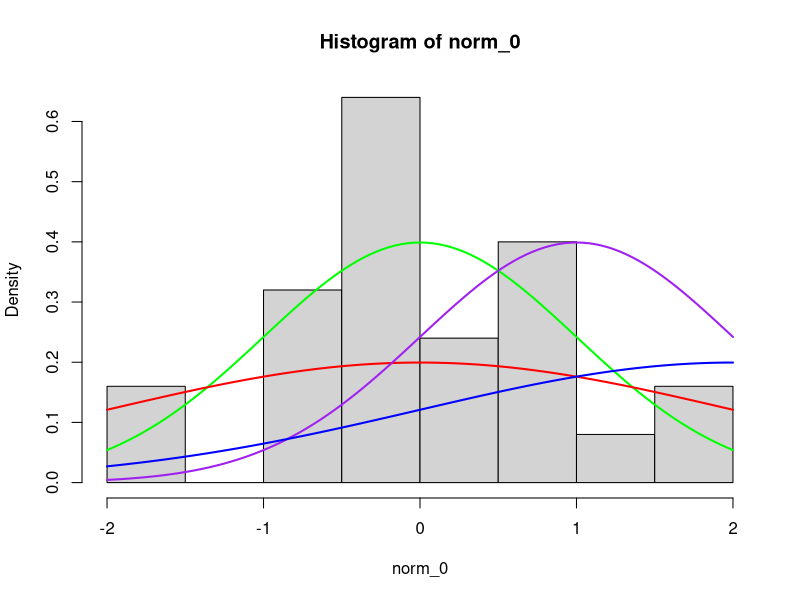
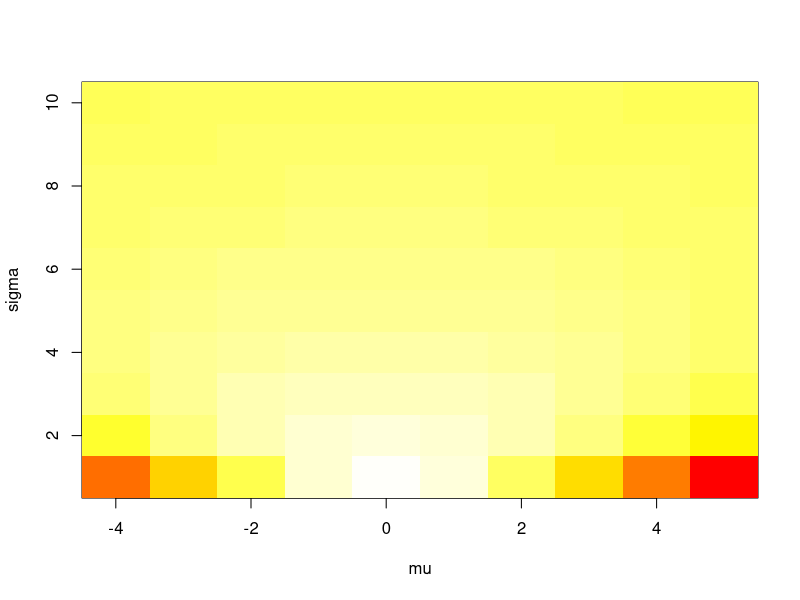
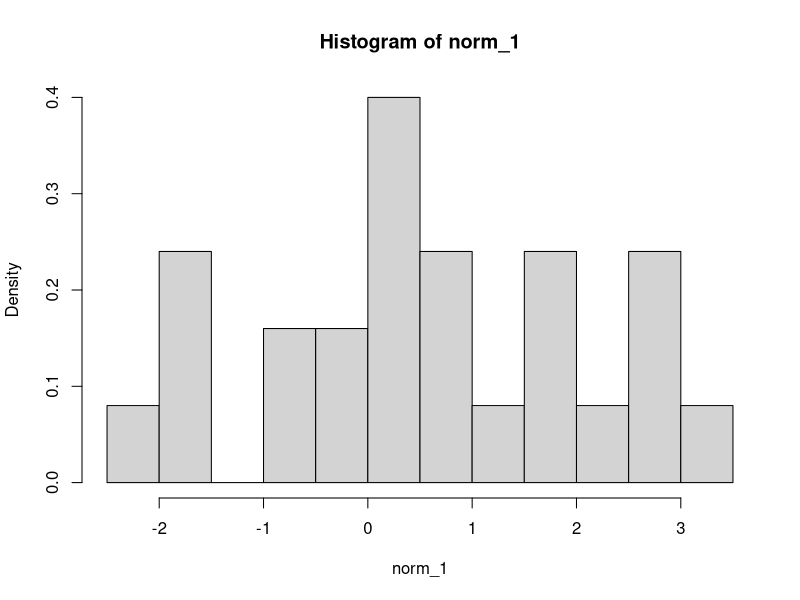
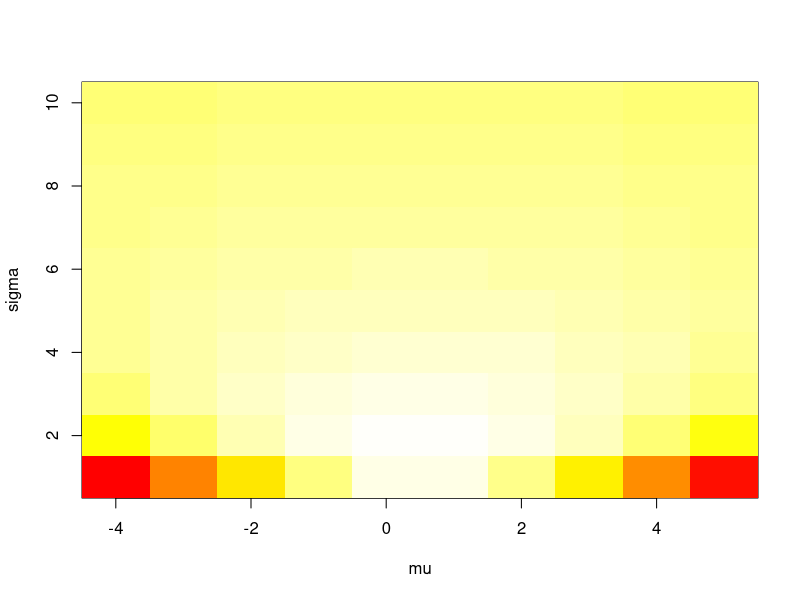
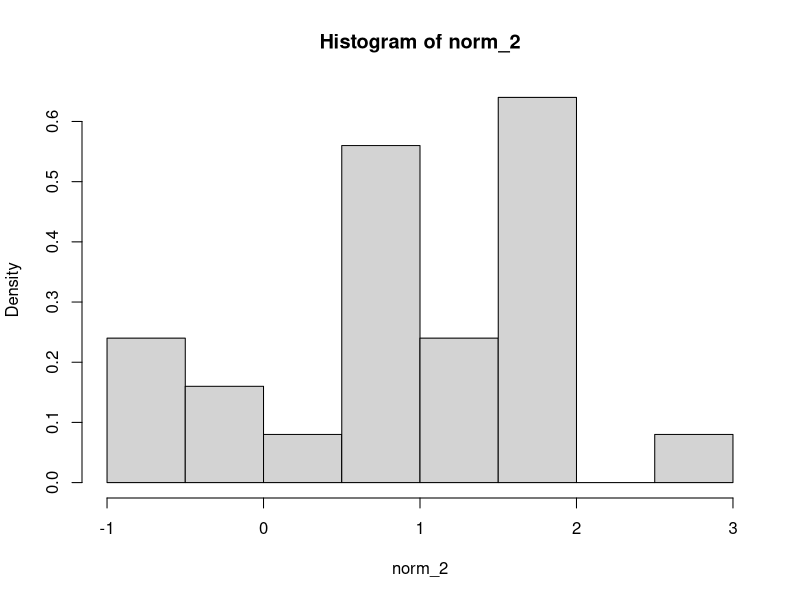
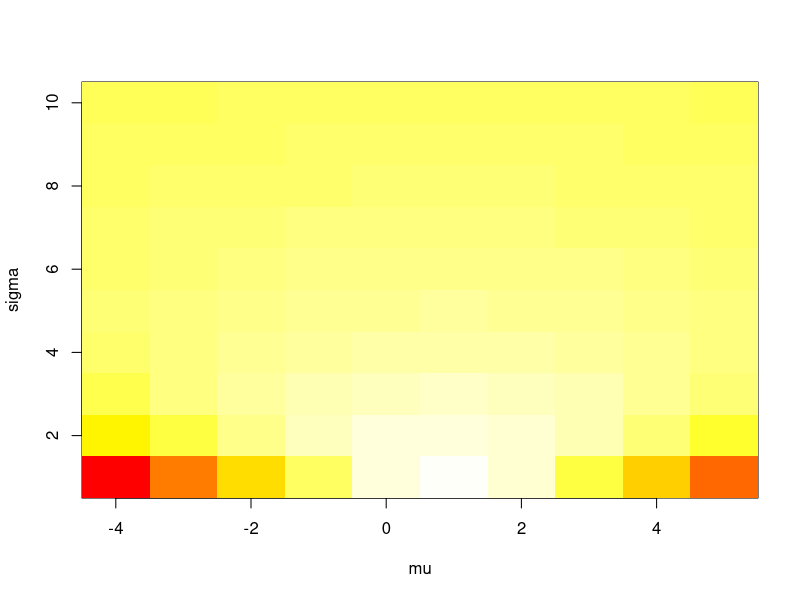
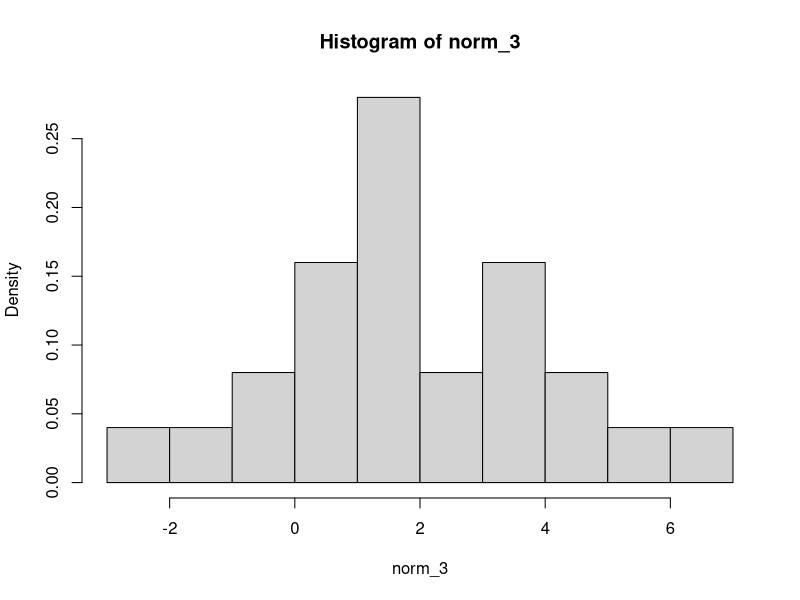
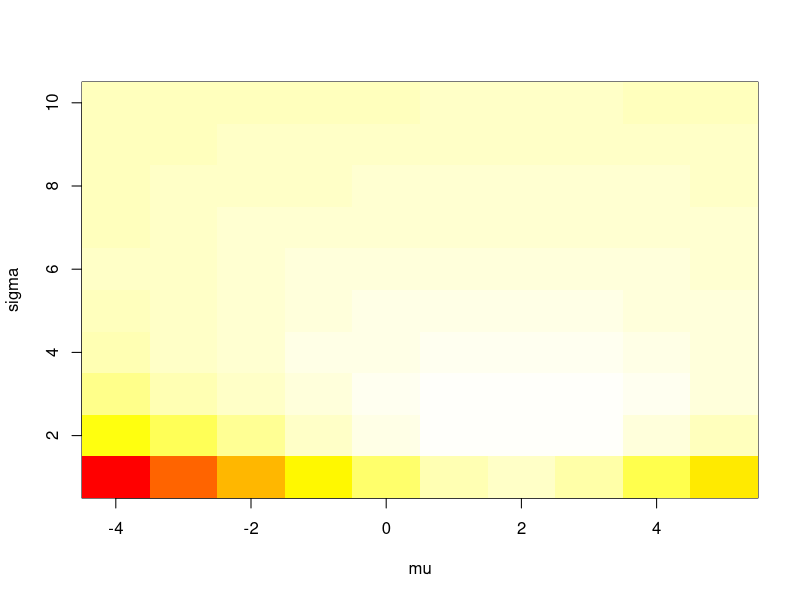

These charts were generated, in order, by the following R code:
## ---- chunk 1
knitr::opts_chunk$set(comment = NA)
## ---- chunk 2
norm_0 = rnorm(25, 0, 1)

hist(norm_0, breaks = 10, prob = TRUE)

curve(dnorm(x, 0, 1), add=TRUE, col="green", lwd=2)
curve(dnorm(x, 0, 2), add=TRUE, col="red", lwd=2)
curve(dnorm(x, 1, 1), add=TRUE, col="purple", lwd=2)
curve(dnorm(x, 2, 2), add=TRUE, col="blue", lwd=2)
## ---- chunk 3
log_vraisemblance_norm <- function (mu, sigma, x) {
  n = length(x)
  somme = 0
  for (i in 1:n) {
    somme = somme + (x[i] - mu) ^ 2
  }
  return ((-n) * log(sigma) - (n/2) * log(2 * pi) - somme / (2 * (sigma ^ 2)))
}
## ---- chunk 4
mu = seq(from = -4, to = 5, by = 1)
sigma = seq(from = 1, to = 10, by = 1)
lvn0 = matrix(data = 1, nrow = 10, ncol = 10)
for (i in 1:10) {
  for (j in 1:10) {
    lvn0[i, j] = log_vraisemblance_norm(mu[i], sigma[j], norm_0)
  }
}
## ---- chunk 5
image(x = mu, y = sigma, z = lvn0, col = heat.colors(100))
## ---- chunk 6
norm_1 = rnorm(25, 0, 2)

hist(norm_1, breaks = 10, prob = TRUE)
## ---- chunk 7
lvn1 = matrix(data = 1, nrow = 10, ncol = 10)
for (i in 1:10) {
  for (j in 1:10) {
    lvn1[i, j] = log_vraisemblance_norm(mu[i], sigma[j], norm_1)
  }
}
## ---- chunk 8
image(x = mu, y = sigma, z = lvn1, col = heat.colors(100))
## ---- chunk 9
norm_2 = rnorm(25, 1, 1)

hist(norm_2, breaks = 10, prob = TRUE)
## ---- chunk 10
lvn2 = matrix(data = 1, nrow = 10, ncol = 10)
for (i in 1:10) {
  for (j in 1:10) {
    lvn2[i, j] = log_vraisemblance_norm(mu[i], sigma[j], norm_2)
  }
}
## ---- chunk 11
image(x = mu, y = sigma, z = lvn2, col = heat.colors(100))
## ---- chunk 12
norm_3 = rnorm(25, 2, 2)

hist(norm_3, breaks = 10, prob = TRUE)
## ---- chunk 13
lvn3 = matrix(data = 1, nrow = 10, ncol = 10)
for (i in 1:10) {
  for (j in 1:10) {
    lvn3[i, j] = log_vraisemblance_norm(mu[i], sigma[j], norm_3)
  }
}
## ---- chunk 14
image(x = mu, y = sigma, z = lvn3, col = heat.colors(100))
## ---- chunk 15
norm_0_10 = rnorm(10, 0, 1)
norm_0_25 = rnorm(25, 0, 1)
norm_0_50 = rnorm(50, 0, 1)
norm_0_100 = rnorm(100, 0, 1)

lvn0_10 = matrix(data = 1, nrow = 10, ncol = 10)
lvn0_25 = matrix(data = 1, nrow = 10, ncol = 10)
lvn0_50 = matrix(data = 1, nrow = 10, ncol = 10)
lvn0_100 = matrix(data = 1, nrow = 10, ncol = 10)

for (i in 1:10) {
  for (j in 1:10) {
    lvn0_10[i, j] = log_vraisemblance_norm(mu[i], sigma[j], norm_0_10)
  }
}
for (i in 1:10) {
  for (j in 1:10) {
    lvn0_25[i, j] = log_vraisemblance_norm(mu[i], sigma[j], norm_0_25)
  }
}
for (i in 1:10) {
  for (j in 1:10) {
    lvn0_50[i, j] = log_vraisemblance_norm(mu[i], sigma[j], norm_0_50)
  }
}
for (i in 1:10) {
  for (j in 1:10) {
    lvn0_100[i, j] = log_vraisemblance_norm(mu[i], sigma[j], norm_0_100)
  }
}
## ---- chunk 16
par(mfrow = c(2, 2))

image(x = mu, y = sigma, z = lvn0_10, col = heat.colors(100), main = "N = 10")
image(x = mu, y = sigma, z = lvn0_25, col = heat.colors(100), main = "N = 25")
image(x = mu, y = sigma, z = lvn0_50, col = heat.colors(100), main = "N = 50")
image(x = mu, y = sigma, z = lvn0_100, col = heat.colors(100), main = "N = 100")
## ---- chunk 17
norm_1_10 = rnorm(10, 0, 2)
norm_1_25 = rnorm(25, 0, 2)
norm_1_50 = rnorm(50, 0, 2)
norm_1_100 = rnorm(100, 0, 2)

lvn1_10 = matrix(data = 1, nrow = 10, ncol = 10)
lvn1_25 = matrix(data = 1, nrow = 10, ncol = 10)
lvn1_50 = matrix(data = 1, nrow = 10, ncol = 10)
lvn1_100 = matrix(data = 1, nrow = 10, ncol = 10)

for (i in 1:10) {
  for (j in 1:10) {
    lvn1_10[i, j] = log_vraisemblance_norm(mu[i], sigma[j], norm_1_10)
  }
}
for (i in 1:10) {
  for (j in 1:10) {
    lvn1_25[i, j] = log_vraisemblance_norm(mu[i], sigma[j], norm_1_25)
  }
}
for (i in 1:10) {
  for (j in 1:10) {
    lvn1_50[i, j] = log_vraisemblance_norm(mu[i], sigma[j], norm_1_50)
  }
}
for (i in 1:10) {
  for (j in 1:10) {
    lvn1_100[i, j] = log_vraisemblance_norm(mu[i], sigma[j], norm_1_100)
  }
}
## ---- chunk 18
par(mfrow = c(2, 2))

image(x = mu, y = sigma, z = lvn1_10, col = heat.colors(100), main = "N = 10")
image(x = mu, y = sigma, z = lvn1_25, col = heat.colors(100), main = "N = 25")
image(x = mu, y = sigma, z = lvn1_50, col = heat.colors(100), main = "N = 50")
image(x = mu, y = sigma, z = lvn1_100, col = heat.colors(100), main = "N = 100")
## ---- chunk 19
norm_2_10 = rnorm(10, 1, 1)
norm_2_25 = rnorm(25, 1, 1)
norm_2_50 = rnorm(50, 1, 1)
norm_2_100 = rnorm(100, 1, 1)

lvn2_10 = matrix(data = 1, nrow = 10, ncol = 10)
lvn2_25 = matrix(data = 1, nrow = 10, ncol = 10)
lvn2_50 = matrix(data = 1, nrow = 10, ncol = 10)
lvn2_100 = matrix(data = 1, nrow = 10, ncol = 10)

for (i in 1:10) {
  for (j in 1:10) {
    lvn2_10[i, j] = log_vraisemblance_norm(mu[i], sigma[j], norm_2_10)
  }
}
for (i in 1:10) {
  for (j in 1:10) {
    lvn2_25[i, j] = log_vraisemblance_norm(mu[i], sigma[j], norm_2_25)
  }
}
for (i in 1:10) {
  for (j in 1:10) {
    lvn2_50[i, j] = log_vraisemblance_norm(mu[i], sigma[j], norm_2_50)
  }
}
for (i in 1:10) {
  for (j in 1:10) {
    lvn2_100[i, j] = log_vraisemblance_norm(mu[i], sigma[j], norm_2_100)
  }
}
## ---- chunk 20
par(mfrow = c(2, 2))

image(x = mu, y = sigma, z = lvn2_10, col = heat.colors(100), main = "N = 10")
image(x = mu, y = sigma, z = lvn2_25, col = heat.colors(100), main = "N = 25")
image(x = mu, y = sigma, z = lvn2_50, col = heat.colors(100), main = "N = 50")
image(x = mu, y = sigma, z = lvn2_100, col = heat.colors(100), main = "N = 100")
## ---- chunk 21
norm_3_10 = rnorm(10, 2, 2)
norm_3_25 = rnorm(25, 2, 2)
norm_3_50 = rnorm(50, 2, 2)
norm_3_100 = rnorm(100, 2, 2)

lvn3_10 = matrix(data = 1, nrow = 10, ncol = 10)
lvn3_25 = matrix(data = 1, nrow = 10, ncol = 10)
lvn3_50 = matrix(data = 1, nrow = 10, ncol = 10)
lvn3_100 = matrix(data = 1, nrow = 10, ncol = 10)

for (i in 1:10) {
  for (j in 1:10) {
    lvn3_10[i, j] = log_vraisemblance_norm(mu[i], sigma[j], norm_3_10)
  }
}
for (i in 1:10) {
  for (j in 1:10) {
    lvn3_25[i, j] = log_vraisemblance_norm(mu[i], sigma[j], norm_3_25)
  }
}
for (i in 1:10) {
  for (j in 1:10) {
    lvn3_50[i, j] = log_vraisemblance_norm(mu[i], sigma[j], norm_3_50)
  }
}
for (i in 1:10) {
  for (j in 1:10) {
    lvn3_100[i, j] = log_vraisemblance_norm(mu[i], sigma[j], norm_3_100)
  }
}
## ---- chunk 22
par(mfrow = c(2, 2))

image(x = mu, y = sigma, z = lvn3_10, col = heat.colors(100), main = "N = 10")
image(x = mu, y = sigma, z = lvn3_25, col = heat.colors(100), main = "N = 25")
image(x = mu, y = sigma, z = lvn3_50, col = heat.colors(100), main = "N = 50")
image(x = mu, y = sigma, z = lvn3_100, col = heat.colors(100), main = "N = 100")
## ---- chunk 23
optim(par = c(10, 10), fn = function (theta) 
  {log_vraisemblance_norm(theta[1], theta[2], norm_0)},
  method = "L-BFGS-B", lower = c(-Inf, 0.1), control = list(fnscale = -1))$par
## ---- chunk 24
n = length(norm_0)
somme_x = 0
somme_x_u = 0
for (i in 1:n) {
  somme_x = somme_x + norm_0[i]
}
e_mu = somme_x / n
for (i in 1:n) {
  somme_x_u = somme_x_u + (norm_0[i] - e_mu) ^ 2
}
e_sigma = sqrt(somme_x_u / n)
## ---- chunk 25
emvn_0_10 = optim(par = c(10, 10), fn = function (theta) 
  {log_vraisemblance_norm(theta[1], theta[2], norm_0_10)}, 
  method = "L-BFGS-B", lower = c(-Inf, 0.1), control = list(fnscale = -1))$par

emvn_0_25 = optim(par = c(10, 10), fn = function (theta)
  {log_vraisemblance_norm(theta[1], theta[2], norm_0_25)}, 
  method = "L-BFGS-B", lower = c(-Inf, 0.1), control = list(fnscale = -1))$par

emvn_0_50 = optim(par = c(10, 10), fn = function (theta) 
  {log_vraisemblance_norm(theta[1], theta[2], norm_0_50)},
  method = "L-BFGS-B", lower = c(-Inf, 0.1), control = list(fnscale = -1))$par

emvn_0_100 = optim(par = c(10, 10), fn = function (theta) 
  {log_vraisemblance_norm(theta[1], theta[2], norm_0_100)}, 
  method = "L-BFGS-B", lower = c(-Inf, 0.1), control = list(fnscale = -1))$par
## ---- chunk 26
hist(c(emvn_0_10[1], emvn_0_25[1], emvn_0_50[1], emvn_0_100[1]), prob = FALSE, breaks = 4, 
     xlab = "Valeurs de mu", main = "Histogramme de l'estimateur (mu)")
## ---- chunk 27
hist(c(emvn_0_10[2], emvn_0_25[2], emvn_0_50[2], emvn_0_100[2]), prob = FALSE, breaks = 4, 
     xlab = "Valeurs de sigma", main = "Histogramme de l'estimateur (sigma)")
## ---- chunk 28
emvn_1_10 = optim(par = c(10, 10), fn = function (theta) 
  {log_vraisemblance_norm(theta[1], theta[2], norm_1_10)}, 
  method = "L-BFGS-B", lower = c(-Inf, 0.1), control = list(fnscale = -1))$par

emvn_1_25 = optim(par = c(10, 10), fn = function (theta) 
  {log_vraisemblance_norm(theta[1], theta[2], norm_1_25)}, 
  method = "L-BFGS-B", lower = c(-Inf, 0.1), control = list(fnscale = -1))$par

emvn_1_50 = optim(par = c(10, 10), fn = function (theta) 
  {log_vraisemblance_norm(theta[1], theta[2], norm_1_50)}, 
  method = "L-BFGS-B", lower = c(-Inf, 0.1), control = list(fnscale = -1))$par

emvn_1_100 = optim(par = c(10, 10), fn = function (theta) 
  {log_vraisemblance_norm(theta[1], theta[2], norm_1_100)},
  method = "L-BFGS-B", lower = c(-Inf, 0.1), control = list(fnscale = -1))$par
## ---- chunk 29
hist(c(emvn_1_10[1], emvn_1_25[1], emvn_1_50[1], emvn_1_100[1]), prob = FALSE, breaks = 4, 
     xlab = "Valeurs de mu", main = "Histogramme de l'estimateur (mu)")
## ---- chunk 30
hist(c(emvn_1_10[2], emvn_1_25[2], emvn_1_50[2], emvn_1_100[2]), prob = FALSE, breaks = 4,
     xlab = "Valeurs de sigma", main = "Histogramme de l'estimateur (sigma)")
## ---- chunk 31
emvn_2_10 = optim(par = c(10, 10), fn = function (theta) 
  {log_vraisemblance_norm(theta[1], theta[2], norm_2_10)}, 
  method = "L-BFGS-B", lower = c(-Inf, 0.1), control = list(fnscale = -1))$par

emvn_2_25 = optim(par = c(10, 10), fn = function (theta) 
  {log_vraisemblance_norm(theta[1], theta[2], norm_2_25)}, 
  method = "L-BFGS-B", lower = c(-Inf, 0.1), control = list(fnscale = -1))$par

emvn_2_50 = optim(par = c(10, 10), fn = function (theta) 
  {log_vraisemblance_norm(theta[1], theta[2], norm_2_50)},
  method = "L-BFGS-B", lower = c(-Inf, 0.1), control = list(fnscale = -1))$par

emvn_2_100 = optim(par = c(10, 10), fn = function (theta) 
  {log_vraisemblance_norm(theta[1], theta[2], norm_2_100)},
  method = "L-BFGS-B", lower = c(-Inf, 0.1), control = list(fnscale = -1))$par
## ---- chunk 32
hist(c(emvn_2_10[1], emvn_2_25[1], emvn_2_50[1], emvn_2_100[1]), prob = FALSE, breaks = 4,
     xlab = "Valeurs de mu", main = "Histogramme de l'estimateur (mu)")
## ---- chunk 33
hist(c(emvn_2_10[2], emvn_2_25[2], emvn_2_50[2], emvn_2_100[2]), prob = FALSE, breaks = 4, 
     xlab = "Valeurs de sigma", main = "Histogramme de l'estimateur (sigma)")
## ---- chunk 34
emvn_3_10 = optim(par = c(10, 10), fn = function (theta) 
  {log_vraisemblance_norm(theta[1], theta[2], norm_3_10)},
  method = "L-BFGS-B", lower = c(-Inf, 0.1), control = list(fnscale = -1))$par

emvn_3_25 = optim(par = c(10, 10), fn = function (theta) 
  {log_vraisemblance_norm(theta[1], theta[2], norm_3_25)}, 
  method = "L-BFGS-B", lower = c(-Inf, 0.1), control = list(fnscale = -1))$par

emvn_3_50 = optim(par = c(10, 10), fn = function (theta) 
  {log_vraisemblance_norm(theta[1], theta[2], norm_3_50)}, 
  method = "L-BFGS-B", lower = c(-Inf, 0.1), control = list(fnscale = -1))$par

emvn_3_100 = optim(par = c(10, 10), fn = function (theta) 
  {log_vraisemblance_norm(theta[1], theta[2], norm_3_100)}, 
  method = "L-BFGS-B", lower = c(-Inf, 0.1), control = list(fnscale = -1))$par
## ---- chunk 35
hist(c(emvn_3_10[1], emvn_3_25[1], emvn_3_50[1], emvn_3_100[1]), prob = FALSE, breaks = 4,
     xlab = "Valeurs de mu", main = "Histogramme de l'estimateur (mu)")
## ---- chunk 36
hist(c(emvn_3_10[2], emvn_3_25[2], emvn_3_50[2], emvn_3_100[2]), prob = FALSE, breaks = 4, 
     xlab = "Valeurs de sigma", main = "Histogramme de l'estimateur (sigma)")
## ---- chunk 37
gamma_0 = rgamma(25, 3, 1)

hist(gamma_0, breaks = 10, prob = TRUE)

curve(dgamma(x, 3, 1), add=TRUE, col="green", lwd=2)
curve(dgamma(x, 3, 2), add=TRUE, col="red", lwd=2)
curve(dgamma(x, 2, 1), add=TRUE, col="purple", lwd=2)
curve(dgamma(x, 2, 2), add=TRUE, col="blue", lwd=2)
## ---- chunk 38
log_vraisemblance_gamma <- function (alpha, beta, x) {
  n = length(x)
  somme_log = 0
  somme_x = 0
  for (i in 1:n) {
    somme_log = somme_log + log(x[i])
    somme_x = somme_x + x[i]
  }
  return (n * alpha * log(beta) - n * log(gamma(alpha)) 
          + (alpha - 1) * somme_log - beta * somme_x)
}
## ---- chunk 39
alpha = seq(from = 1, to = 10, by = 1)
beta = seq(from = 1, to = 10, by = 1)
lvg0 = matrix(data = 1, nrow = 10, ncol = 10)
for (i in 1:10) {
  for (j in 1:10) {
    lvg0[i, j] = log_vraisemblance_gamma(alpha[i], beta[j], gamma_0)
  }
}
## ---- chunk 40
image(x = alpha, y = beta, z = lvg0, col = heat.colors(100))
## ---- chunk 41
gamma_1 = rgamma(25, 3, 2)

hist(gamma_1, breaks = 10, prob = TRUE)
## ---- chunk 42
lvg1 = matrix(data = 1, nrow = 10, ncol = 10)
for (i in 1:10) {
  for (j in 1:10) {
    lvg1[i, j] = log_vraisemblance_gamma(alpha[i], beta[j], gamma_1)
  }
}
## ---- chunk 43
image(x = alpha, y = beta, z = lvg1, col = heat.colors(100))
## ---- chunk 44
gamma_2 = rgamma(25, 2, 1)

hist(gamma_2, breaks = 10, prob = TRUE)
## ---- chunk 45
lvg2 = matrix(data = 1, nrow = 10, ncol = 10)
for (i in 1:10) {
  for (j in 1:10) {
    lvg2[i, j] = log_vraisemblance_gamma(alpha[i], beta[j], gamma_2)
  }
}
## ---- chunk 46
image(x = alpha, y = beta, z = lvg2, col = heat.colors(100))
## ---- chunk 47
gamma_3 = rgamma(25, 2, 2)

hist(gamma_3, breaks = 10, prob = TRUE)
## ---- chunk 48
lvg3 = matrix(data = 1, nrow = 10, ncol = 10)
for (i in 1:10) {
  for (j in 1:10) {
    lvg3[i, j] = log_vraisemblance_gamma(alpha[i], beta[j], gamma_3)
  }
}
## ---- chunk 49
image(x = alpha, y = beta, z = lvg3, col = heat.colors(100))
## ---- chunk 50
gamma_0_10 = rgamma(10, 3, 1)
gamma_0_25 = rgamma(25, 3, 1)
gamma_0_50 = rgamma(50, 3, 1)
gamma_0_100 = rgamma(100, 3, 1)

lvg0_10 = matrix(data = 1, nrow = 10, ncol = 10)
lvg0_25 = matrix(data = 1, nrow = 10, ncol = 10)
lvg0_50 = matrix(data = 1, nrow = 10, ncol = 10)
lvg0_100 = matrix(data = 1, nrow = 10, ncol = 10)

for (i in 1:10) {
  for (j in 1:10) {
    lvg0_10[i, j] = log_vraisemblance_gamma(alpha[i], beta[j], gamma_0_10)
  }
}
for (i in 1:10) {
  for (j in 1:10) {
    lvg0_25[i, j] = log_vraisemblance_gamma(alpha[i], beta[j], gamma_0_25)
  }
}
for (i in 1:10) {
  for (j in 1:10) {
    lvg0_50[i, j] = log_vraisemblance_gamma(alpha[i], beta[j], gamma_0_50)
  }
}
for (i in 1:10) {
  for (j in 1:10) {
    lvg0_100[i, j] = log_vraisemblance_gamma(alpha[i], beta[j], gamma_0_100)
  }
}
## ---- chunk 51
par(mfrow = c(2, 2))

image(x = alpha, y = beta, z = lvg0_10, col = heat.colors(100), main = "N = 10")
image(x = alpha, y = beta, z = lvg0_25, col = heat.colors(100), main = "N = 25")
image(x = alpha, y = beta, z = lvg0_50, col = heat.colors(100), main = "N = 50")
image(x = alpha, y = beta, z = lvg0_100, col = heat.colors(100), main = "N = 100")
## ---- chunk 52
gamma_1_10 = rgamma(10, 3, 2)
gamma_1_25 = rgamma(25, 3, 2)
gamma_1_50 = rgamma(50, 3, 2)
gamma_1_100 = rgamma(100, 3, 2)

lvg1_10 = matrix(data = 1, nrow = 10, ncol = 10)
lvg1_25 = matrix(data = 1, nrow = 10, ncol = 10)
lvg1_50 = matrix(data = 1, nrow = 10, ncol = 10)
lvg1_100 = matrix(data = 1, nrow = 10, ncol = 10)

for (i in 1:10) {
  for (j in 1:10) {
    lvg1_10[i, j] = log_vraisemblance_gamma(alpha[i], beta[j], gamma_1_10)
  }
}
for (i in 1:10) {
  for (j in 1:10) {
    lvg1_25[i, j] = log_vraisemblance_gamma(alpha[i], beta[j], gamma_1_25)
  }
}
for (i in 1:10) {
  for (j in 1:10) {
    lvg1_50[i, j] = log_vraisemblance_gamma(alpha[i], beta[j], gamma_1_50)
  }
}
for (i in 1:10) {
  for (j in 1:10) {
    lvg1_100[i, j] = log_vraisemblance_gamma(alpha[i], beta[j], gamma_1_100)
  }
}
## ---- chunk 53
par(mfrow = c(2, 2))

image(x = alpha, y = beta, z = lvg1_10, col = heat.colors(100), main = "N = 10")
image(x = alpha, y = beta, z = lvg1_25, col = heat.colors(100), main = "N = 25")
image(x = alpha, y = beta, z = lvg1_50, col = heat.colors(100), main = "N = 50")
image(x = alpha, y = beta, z = lvg1_100, col = heat.colors(100), main = "N = 100")
## ---- chunk 54
gamma_2_10 = rgamma(10, 3, 2)
gamma_2_25 = rgamma(25, 3, 2)
gamma_2_50 = rgamma(50, 3, 2)
gamma_2_100 = rgamma(100, 3, 2)

lvg2_10 = matrix(data = 1, nrow = 10, ncol = 10)
lvg2_25 = matrix(data = 1, nrow = 10, ncol = 10)
lvg2_50 = matrix(data = 1, nrow = 10, ncol = 10)
lvg2_100 = matrix(data = 1, nrow = 10, ncol = 10)

for (i in 1:10) {
  for (j in 1:10) {
    lvg2_10[i, j] = log_vraisemblance_gamma(alpha[i], beta[j], gamma_2_10)
  }
}
for (i in 1:10) {
  for (j in 1:10) {
    lvg2_25[i, j] = log_vraisemblance_gamma(alpha[i], beta[j], gamma_2_25)
  }
}
for (i in 1:10) {
  for (j in 1:10) {
    lvg2_50[i, j] = log_vraisemblance_gamma(alpha[i], beta[j], gamma_2_50)
  }
}
for (i in 1:10) {
  for (j in 1:10) {
    lvg2_100[i, j] = log_vraisemblance_gamma(alpha[i], beta[j], gamma_2_100)
  }
}
## ---- chunk 55
par(mfrow = c(2, 2))

image(x = alpha, y = beta, z = lvg2_10, col = heat.colors(100), main = "N = 10")
image(x = alpha, y = beta, z = lvg2_25, col = heat.colors(100), main = "N = 25")
image(x = alpha, y = beta, z = lvg2_50, col = heat.colors(100), main = "N = 50")
image(x = alpha, y = beta, z = lvg2_100, col = heat.colors(100), main = "N = 100")
## ---- chunk 56
gamma_3_10 = rgamma(10, 3, 2)
gamma_3_25 = rgamma(25, 3, 2)
gamma_3_50 = rgamma(50, 3, 2)
gamma_3_100 = rgamma(100, 3, 2)

lvg3_10 = matrix(data = 1, nrow = 10, ncol = 10)
lvg3_25 = matrix(data = 1, nrow = 10, ncol = 10)
lvg3_50 = matrix(data = 1, nrow = 10, ncol = 10)
lvg3_100 = matrix(data = 1, nrow = 10, ncol = 10)

for (i in 1:10) {
  for (j in 1:10) {
    lvg3_10[i, j] = log_vraisemblance_gamma(alpha[i], beta[j], gamma_3_10)
  }
}
for (i in 1:10) {
  for (j in 1:10) {
    lvg3_25[i, j] = log_vraisemblance_gamma(alpha[i], beta[j], gamma_3_25)
  }
}
for (i in 1:10) {
  for (j in 1:10) {
    lvg3_50[i, j] = log_vraisemblance_gamma(alpha[i], beta[j], gamma_3_50)
  }
}
for (i in 1:10) {
  for (j in 1:10) {
    lvg3_100[i, j] = log_vraisemblance_gamma(alpha[i], beta[j], gamma_3_100)
  }
}
## ---- chunk 57
par(mfrow = c(2, 2))

image(x = alpha, y = beta, z = lvg3_10, col = heat.colors(100), main = "N = 10")
image(x = alpha, y = beta, z = lvg3_25, col = heat.colors(100), main = "N = 25")
image(x = alpha, y = beta, z = lvg3_50, col = heat.colors(100), main = "N = 50")
image(x = alpha, y = beta, z = lvg3_100, col = heat.colors(100), main = "N = 100")
## ---- chunk 58
optim(par = c(1, 1), fn = function (theta) 
  {log_vraisemblance_gamma(theta[1], theta[2], gamma_0)}, method = "L-BFGS-B", lower = c(0, 0), 
  control = list(fnscale = -1))$par
## ---- chunk 59
emvg_0_10 = optim(par = c(1, 1), fn = function (theta) 
  {log_vraisemblance_gamma(theta[1], theta[2], gamma_0_10)},
  method = "L-BFGS-B", lower = c(0, 0), control = list(fnscale = -1))$par

emvg_0_25 = optim(par = c(1, 1), fn = function (theta) 
  {log_vraisemblance_gamma(theta[1], theta[2], gamma_0_25)},
  method = "L-BFGS-B", lower = c(0, 0), control = list(fnscale = -1))$par

emvg_0_50 = optim(par = c(1, 1), fn = function (theta) 
  {log_vraisemblance_gamma(theta[1], theta[2], gamma_0_50)}, 
  method = "L-BFGS-B", lower = c(0, 0), control = list(fnscale = -1))$par

emvg_0_100 = optim(par = c(1, 1), fn = function (theta) 
  {log_vraisemblance_gamma(theta[1], theta[2], gamma_0_100)}, 
  method = "L-BFGS-B", lower = c(0, 0), control = list(fnscale = -1))$par
## ---- chunk 60
hist(c(emvg_0_10[1], emvg_0_25[1], emvg_0_50[1], emvg_0_100[1]), prob = FALSE, breaks = 4,
     xlab = "Valeurs d'alpha", main = "Histogramme de l'estimateur (alpha)")
## ---- chunk 61
hist(c(emvg_0_10[2], emvg_0_25[2], emvg_0_50[2], emvg_0_100[2]), prob = FALSE, breaks = 4, 
     xlab = "Valeurs de beta", main = "Histogramme de l'estimateur (beta)")
## ---- chunk 62
emvg_1_10 = optim(par = c(1, 1), fn = function (theta) 
  {log_vraisemblance_gamma(theta[1], theta[2], gamma_1_10)},
  method = "L-BFGS-B", lower = c(0, 0), control = list(fnscale = -1))$par

emvg_1_25 = optim(par = c(1, 1), fn = function (theta) 
  {log_vraisemblance_gamma(theta[1], theta[2], gamma_1_25)}, 
  method = "L-BFGS-B", lower = c(0, 0), control = list(fnscale = -1))$par

emvg_1_50 = optim(par = c(1, 1), fn = function (theta) 
  {log_vraisemblance_gamma(theta[1], theta[2], gamma_1_50)},
  method = "L-BFGS-B", lower = c(0, 0), control = list(fnscale = -1))$par

emvg_1_100 = optim(par = c(1, 1), fn = function (theta) 
  {log_vraisemblance_gamma(theta[1], theta[2], gamma_1_100)}, 
  method = "L-BFGS-B", lower = c(0, 0), control = list(fnscale = -1))$par
## ---- chunk 63
hist(c(emvg_1_10[1], emvg_1_25[1], emvg_1_50[1], emvg_1_100[1]), prob = FALSE, breaks = 4,
     xlab = "Valeurs d'alpha", main = "Histogramme de l'estimateur (alpha)")
## ---- chunk 64
hist(c(emvg_1_10[2], emvg_1_25[2], emvg_1_50[2], emvg_1_100[2]), prob = FALSE, breaks = 4,
     xlab = "Valeurs de beta", main = "Histogramme de l'estimateur (beta)")
## ---- chunk 65
emvg_2_10 = optim(par = c(1, 1), fn = function (theta) 
  {log_vraisemblance_gamma(theta[1], theta[2], gamma_2_10)},
  method = "L-BFGS-B", lower = c(0, 0), control = list(fnscale = -1))$par

emvg_2_25 = optim(par = c(1, 1), fn = function (theta) 
  {log_vraisemblance_gamma(theta[1], theta[2], gamma_2_25)}, 
  method = "L-BFGS-B", lower = c(0, 0), control = list(fnscale = -1))$par

emvg_2_50 = optim(par = c(1, 1), fn = function (theta) 
  {log_vraisemblance_gamma(theta[1], theta[2], gamma_2_50)},
  method = "L-BFGS-B", lower = c(0, 0), control = list(fnscale = -1))$par

emvg_2_100 = optim(par = c(1, 1), fn = function (theta) 
  {log_vraisemblance_gamma(theta[1], theta[2], gamma_2_100)}, 
  method = "L-BFGS-B", lower = c(0, 0), control = list(fnscale = -1))$par
## ---- chunk 66
hist(c(emvg_2_10[1], emvg_2_25[1], emvg_2_50[1], emvg_2_100[1]), prob = FALSE, breaks = 4,
     xlab = "Valeurs d'alpha", main = "Histogramme de l'estimateur (alpha)")
## ---- chunk 67
hist(c(emvg_2_10[2], emvg_2_25[2], emvg_2_50[2], emvg_2_100[2]), prob = FALSE, breaks = 4,
     xlab = "Valeurs de beta", main = "Histogramme de l'estimateur (beta)")
## ---- chunk 68
emvg_3_10 = optim(par = c(1, 1), fn = function (theta) 
  {log_vraisemblance_gamma(theta[1], theta[2], gamma_3_10)}, 
  method = "L-BFGS-B", lower = c(0, 0), control = list(fnscale = -1))$par

emvg_3_25 = optim(par = c(1, 1), fn = function (theta) 
  {log_vraisemblance_gamma(theta[1], theta[2], gamma_3_25)},
  method = "L-BFGS-B", lower = c(0, 0), control = list(fnscale = -1))$par

emvg_3_50 = optim(par = c(1, 1), fn = function (theta)
  {log_vraisemblance_gamma(theta[1], theta[2], gamma_3_50)}, 
  method = "L-BFGS-B", lower = c(0, 0), control = list(fnscale = -1))$par

emvg_3_100 = optim(par = c(1, 1), fn = function (theta) 
  {log_vraisemblance_gamma(theta[1], theta[2], gamma_3_100)}, 
  method = "L-BFGS-B", lower = c(0, 0), control = list(fnscale = -1))$par
## ---- chunk 69
hist(c(emvg_3_10[1], emvg_3_25[1], emvg_3_50[1], emvg_3_100[1]), prob = FALSE, breaks = 4,
     xlab = "Valeurs d'alpha", main = "Histogramme de l'estimateur (alpha)")
## ---- chunk 70
hist(c(emvg_3_10[2], emvg_3_25[2], emvg_3_50[2], emvg_3_100[2]), prob = FALSE, breaks = 4, 
     xlab = "Valeurs de beta", main = "Histogramme de l'estimateur (beta)")
## ---- chunk 71
summer_ozone <- read.csv("summer_ozone.csv")
winter_ozone <- read.csv("winter_ozone.csv")
summer_neuil <- summer_ozone$NEUIL
summer_rur <- summer_ozone$RUR.SE
winter_neuil <- winter_ozone$NEUIL
winter_rur <- winter_ozone$RUR.SE
## ---- chunk 72
emvn_SN = optim(par = c(10, 10), fn = function (theta) 
  {log_vraisemblance_norm(theta[1], theta[2], summer_neuil)}, 
  method = "L-BFGS-B", lower = c(-Inf, 0.1), control = list(fnscale = -1))$par

emvn_SR = optim(par = c(10, 10), fn = function (theta) 
  {log_vraisemblance_norm(theta[1], theta[2], summer_rur)},
  method = "L-BFGS-B", lower = c(-Inf, 0.1), control = list(fnscale = -1))$par

emvn_WN = optim(par = c(10, 10), fn = function (theta) 
  {log_vraisemblance_norm(theta[1], theta[2], winter_neuil)}, 
  method = "L-BFGS-B", lower = c(-Inf, 0.1), control = list(fnscale = -1))$par

emvn_WR = optim(par = c(10, 10), fn = function (theta) 
  {log_vraisemblance_norm(theta[1], theta[2], winter_rur)},
  method = "L-BFGS-B", lower = c(-Inf, 0.1), control = list(fnscale = -1))$par
## ---- chunk 73
log_vraisemblance_log_norm <- function (mu, sigma, x) {
  n = length(x)
  somme_lx = 0
  somme_lx_u = 0
  for (i in 1:n) {
    if (x[i] == 0) x[i] = 1 
    somme_lx = somme_lx + log(x[i])
    somme_lx_u = somme_lx_u + ((log(x[i]) - mu) ^ 2)
  }
  return ((-n / 2) * (log(2 * pi)) + (-n) * log(sigma) 
          - (1 / 2 * (sigma ^ 2)) * somme_lx_u - somme_lx)
}
## ---- chunk 74
emvln_SN = optim(par = c(1, 1), fn = function (theta) 
  {log_vraisemblance_log_norm(theta[1], theta[2], summer_neuil)}, 
  method = "L-BFGS-B", lower = c(-Inf, 0.01), control = list(fnscale = -1))$par

emvln_SR = optim(par = c(1, 1), fn = function (theta) 
  {log_vraisemblance_log_norm(theta[1], theta[2], summer_rur)}, 
  method = "L-BFGS-B", lower = c(-Inf, 0.01), control = list(fnscale = -1))$par

emvln_WN = optim(par = c(1, 1), fn = function (theta) 
  {log_vraisemblance_log_norm(theta[1], theta[2], winter_neuil)},
  method = "L-BFGS-B", lower = c(-Inf, 0.01), control = list(fnscale = -1))$par

emvln_WR = optim(par = c(1, 1), fn = function (theta) 
  {log_vraisemblance_log_norm(theta[1], theta[2], winter_rur)}, 
  method = "L-BFGS-B", lower = c(-Inf, 0.01), control = list(fnscale = -1))$par
## ---- chunk 75
emvn_SN - emvln_SN
emvn_SR - emvln_SR
emvn_WN - emvln_WN
emvn_WR - emvln_WR
